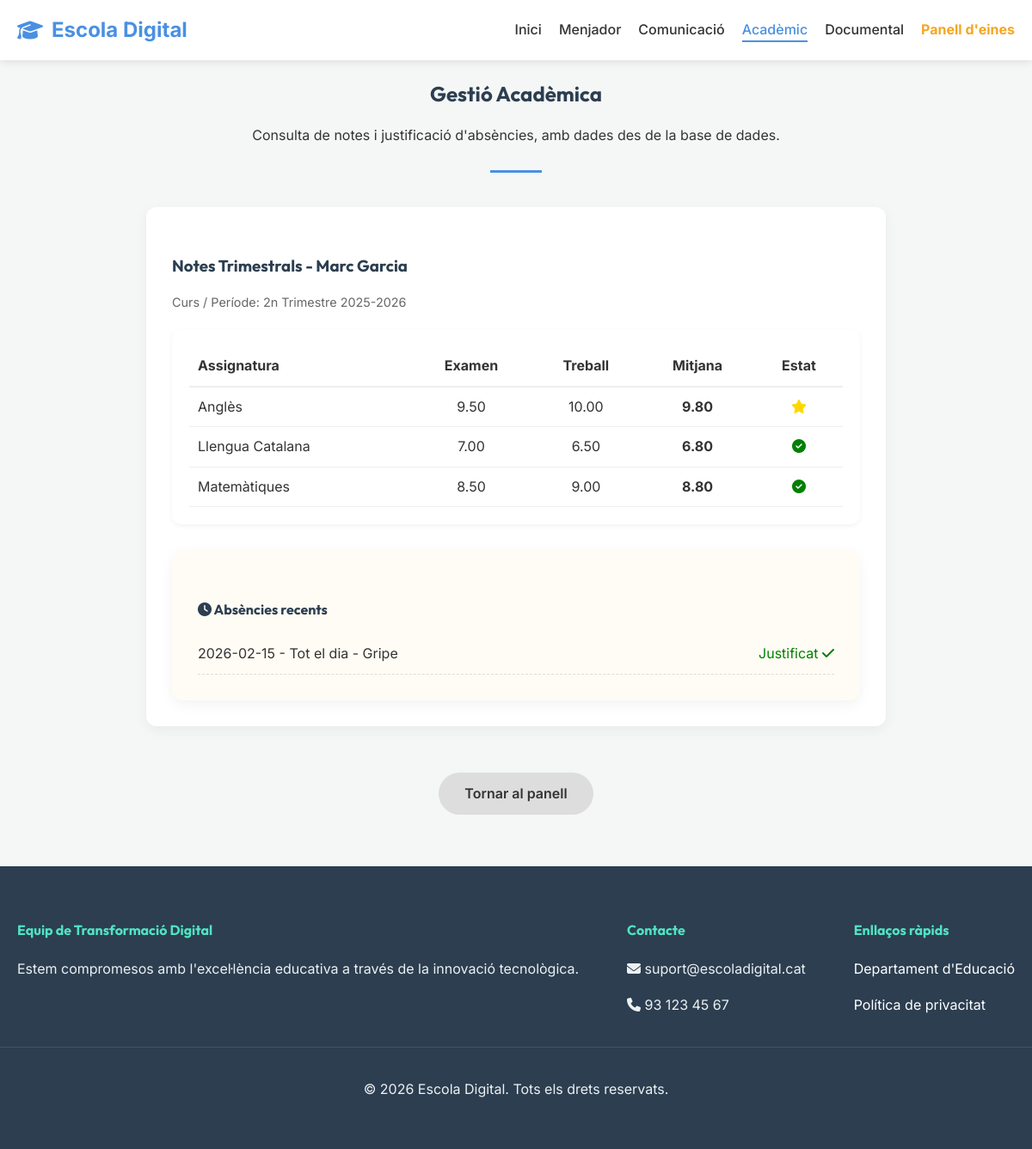
The app's page /index.php?page=demo_academic with its own data.
### tables this page shows
CREATE TABLE IF NOT EXISTS `grades` (
    `id` INT UNSIGNED AUTO_INCREMENT PRIMARY KEY,
    `student_id` INT UNSIGNED NOT NULL,
    `subject` VARCHAR(100) NOT NULL,
    `term` VARCHAR(50) NOT NULL,
    `exam_grade` DECIMAL(4,2) NOT NULL,
    `work_grade` DECIMAL(4,2) NOT NULL,
    `average_grade` DECIMAL(4,2) NOT NULL,
    `status` ENUM('aprovada','excel·lent','pendent') NOT NULL DEFAULT 'aprovada',
    CONSTRAINT `fk_grade_student` FOREIGN KEY (`student_id`) REFERENCES `students`(`id`) ON DELETE CASCADE
);

CREATE TABLE IF NOT EXISTS `absences` (
    `id` INT UNSIGNED AUTO_INCREMENT PRIMARY KEY,
    `student_id` INT UNSIGNED NOT NULL,
    `date` DATE NOT NULL,
    `full_day` TINYINT(1) NOT NULL DEFAULT 1,
    `reason` VARCHAR(255) DEFAULT NULL,
    `justified` TINYINT(1) NOT NULL DEFAULT 0,
    `justification_text` TEXT DEFAULT NULL,
    CONSTRAINT `fk_absence_student` FOREIGN KEY (`student_id`) REFERENCES `students`(`id`) ON DELETE CASCADE
);

### pages/demo_academic.php (the view, shortened to what this page needs)
<?php
$studentId = $pdo->query("SELECT id FROM students WHERE full_name = 'Marc Garcia' LIMIT 1")->fetchColumn();
$gradesStmt = $pdo->prepare(
    'SELECT subject, term, exam_grade, work_grade, average_grade, status
     FROM grades
     WHERE student_id = :student_id
     ORDER BY subject ASC'
);
$gradesStmt->execute([':student_id' => $studentId]);
$grades = $gradesStmt->fetchAll();
$absStmt = $pdo->prepare(
    'SELECT id, date, full_day, reason, justified, justification_text
     FROM absences
     WHERE student_id = :student_id
     ORDER BY date DESC
     LIMIT 10'
);
$absStmt->execute([':student_id' => $studentId]);
$absences = $absStmt->fetchAll();
?>
<div class="container section-title">
    <h2>Gestió Acadèmica</h2>
    <p>Consulta de notes i justificació d'absències, amb dades des de la base de dades.</p>
</div>
<div class="container">
    <div class="card" style="max-width: 800px; margin: 0 auto; overflow: hidden;">
        <h3>Notes Trimestrals - Marc Garcia</h3>
        <?php if (!empty($grades)): ?>
            <p style="color: #666; font-size: 0.9rem;">
                Curs / Període: <?= htmlspecialchars($grades[0]['term']) ?>
            </p>
        <?php endif; ?>
        <div style="background: white; border-radius: 10px; padding: 20px; box-shadow: 0 2px 5px rgba(0,0,0,0.05); margin-top: 20px;">
            <table style="width: 100%; border-collapse: collapse;">
                <thead>
                    <tr style="border-bottom: 2px solid #eee;">
                        <th style="text-align: left; padding: 10px;">Assignatura</th>
                        <th style="padding: 10px; text-align: center;">Examen</th>
                        <th style="padding: 10px; text-align: center;">Treball</th>
                        <th style="padding: 10px; text-align: center;">Mitjana</th>
                        <th style="padding: 10px; text-align: center;">Estat</th>
                    </tr>
                </thead>
                <tbody>
                    <?php foreach ($grades as $grade): ?>
                        <tr style="border-bottom: 1px solid #eee;">
                            <td style="padding: 10px;"><?= htmlspecialchars($grade['subject']) ?></td>
                            <td style="text-align: center;"><?= htmlspecialchars($grade['exam_grade']) ?></td>
                            <td style="text-align: center;"><?= htmlspecialchars($grade['work_grade']) ?></td>
                            <td style="text-align: center; font-weight: bold;"><?= htmlspecialchars($grade['average_grade']) ?></td>
                            <td style="text-align: center;">
                                <?php if ($grade['status'] === 'excel·lent'): ?>
                                    <i class="fa fa-star" style="color: gold;"></i>
                                <?php else: ?>
                                    <i class="fa fa-check-circle" style="color: green;"></i>
                                <?php endif; ?>
                            </td>
                        </tr>
                    <?php endforeach; ?>
                </tbody>
            </table>
        </div>
        <div class="card" style="margin-top: 30px; background: #fffcf5;">
            <h4><i class="fa fa-clock"></i> Absències recents</h4>
            <?php if (!$absences): ?>
                <p>No hi ha absències registrades.</p>
            <?php else: ?>
                <ul style="list-style: none; padding: 0; margin: 0;">
                    <?php foreach ($absences as $absence): ?>
                        <li style="padding: 10px 0; border-bottom: 1px dashed #ddd; display: flex; flex-direction: column; gap: 6px;">
                            <div style="display: flex; justify-content: space-between; flex-wrap: wrap; gap: 10px;">
                                <span>
                                    <?= htmlspecialchars($absence['date']) ?>
                                    - <?= $absence['full_day'] ? 'Tot el dia' : 'Parcial' ?>
                                    <?php if ($absence['reason']): ?>
                                        - <?= htmlspecialchars($absence['reason']) ?>
                                    <?php endif; ?>
                                </span>
                                <span style="<?= $absence['justified'] ? 'color: green;' : 'color: #e67e22;' ?>">
                                    <?php if ($absence['justified']): ?>
                                        Justificat <i class="fa fa-check"></i>
                                    <?php else: ?>
                                        Pendent de justificació
                                    <?php endif; ?>
                                </span>
                            </div>
                        </li>
                    <?php endforeach; ?>
                </ul>
            <?php endif; ?>
        </div>
    </div>
    <div class="text-center mt-4">
        <a href="index.php?page=demo" class="btn" style="background: #ddd; color: #333;">Tornar al panell</a>
    </div>
</div>

### includes/header.php (shortened to what this page needs)
<!DOCTYPE html>
<html lang="ca">
<head>
    <link rel="stylesheet" href="https://cdnjs.cloudflare.com/ajax/libs/font-awesome/6.4.0/css/all.min.css">
    <link rel="stylesheet" href="css/style.css">
</head>
<body>
    <header>
        <div class="container">
            <nav>
                <a href="index.php" class="logo">
                    <i class="fa-solid fa-graduation-cap"></i> Escola Digital
                </a>
                <ul class="nav-links">
                    <li><a href="index.php?page=home" class="<?php echo ($page === 'home') ? 'active' : ''; ?>">Inici</a></li>
                    <li><a href="index.php?page=demo_canteen" class="<?php echo ($page === 'demo_canteen') ? 'active' : ''; ?>">Menjador</a></li>
                    <li><a href="index.php?page=demo_comm" class="<?php echo ($page === 'demo_comm') ? 'active' : ''; ?>">Comunicació</a></li>
                    <li><a href="index.php?page=demo_academic" class="<?php echo ($page === 'demo_academic') ? 'active' : ''; ?>">Acadèmic</a></li>
                    <li><a href="index.php?page=demo_docs" class="<?php echo ($page === 'demo_docs') ? 'active' : ''; ?>">Documental</a></li>
                    <li><a href="index.php?page=demo" class="<?php echo ($page === 'demo') ? 'active' : ''; ?>" style="color: var(--accent-color); font-weight: 700;">Panell d'eines</a></li>
                </ul>
            </nav>
        </div>
    </header>

### index.php (shortened to what this page needs)
<?php
$page = isset($_GET['page']) ? $_GET['page'] : 'home';
require_once 'includes/header.php';
?>
<main>
    <?php
    $file = "pages/{$page}.php";
    if (file_exists($file)) {
        include $file;
    } else {
        echo "<div class='container section-title'><h2>Pàgina no trobada</h2><p>Estem treballant en aquesta secció...</p></div>";
    }
    ?>
</main>
<?php
require_once 'includes/footer.php';
?>

### includes/footer.php
    <footer>
        <div class="container footer-content">
            <div class="footer-section">
                <h4>Equip de Transformació Digital</h4>
                <p>Estem compromesos amb l'excel·lència educativa a través de la innovació tecnològica.</p>
            </div>
            <div class="footer-section">
                <h4>Contacte</h4>
                <p><i class="fa fa-envelope"></i> suport@escoladigital.cat</p>
                <p><i class="fa fa-phone"></i> 93 123 45 67</p>
            </div>
            <div class="footer-section">
                <h4>Enllaços ràpids</h4>
                <p><a href="http://www.educacio.gencat.cat" style="color:white; text-decoration:none;">Departament d'Educació</a></p>
                <p><a href="#" style="color:white; text-decoration:none;">Política de privacitat</a></p>
            </div>
        </div>
        <div class="footer-bottom">
            <p>&copy; 2026 Escola Digital. Tots els drets reservats.</p>
        </div>
    </footer>
</body>
</html>

### css/style.css (style rules this page uses)
:root { --primary-color: #4a90e2; --secondary-color: #50e3c2; --accent-color: #f5a623; --background-color: #f4f7f6; --text-color: #333; --header-bg: #fff; --card-bg: #fff; --font-heading: 'Outfit', sans-serif; --font-body: 'Inter', sans-serif; --transition: all 0.3s ease; }
body { font-family: var(--font-body); background-color: var(--background-color); color: var(--text-color); margin: 0; padding: 0; line-height: 1.6; }
h1, h2, h3, h4, h5, h6 { font-family: var(--font-heading); color: #2c3e50; margin-bottom: 1rem; }
.container { max-width: 1200px; margin: 0 auto; padding: 0 20px; }
header { background-color: var(--header-bg); box-shadow: 0 2px 10px rgba(0, 0, 0, 0.1); position: sticky; top: 0; z-index: 1000; }
nav { display: flex; justify-content: space-between; align-items: center; padding: 1rem 0; }
.logo { font-size: 1.5rem; font-weight: 700; color: var(--primary-color); text-decoration: none; display: flex; align-items: center; gap: 10px; }
.nav-links { list-style: none; display: flex; gap: 20px; margin: 0; padding: 0; }
.nav-links li a { text-decoration: none; color: var(--text-color); font-weight: 500; position: relative; transition: var(--transition); }
.nav-links li a:hover, .nav-links li a.active { color: var(--primary-color); }
.nav-links li a::after { content: ''; position: absolute; width: 0; height: 2px; bottom: -5px; left: 0; background-color: var(--primary-color); transition: var(--transition); }
.nav-links li a:hover::after, .nav-links li a.active::after { width: 100%; }
.btn { display: inline-block; padding: 12px 30px; background-color: #fff; color: var(--primary-color); text-decoration: none; border-radius: 30px; font-weight: 600; margin-top: 30px; transition: var(--transition); border: none; cursor: pointer; }
.section-title { text-align: center; margin-bottom: 40px; position: relative; padding-bottom: 15px; }
.section-title::after { content: ''; position: absolute; bottom: 0; left: 50%; transform: translateX(-50%); width: 60px; height: 3px; background-color: var(--primary-color); }
.card { background-color: var(--card-bg); border-radius: 12px; padding: 30px; box-shadow: 0 5px 15px rgba(0, 0, 0, 0.05); transition: var(--transition); border-top: 5px solid transparent; }
.card h3 { margin-bottom: 15px; }
footer { background-color: #2c3e50; color: #ecf0f1; padding: 40px 0; margin-top: 60px; }
.footer-content { display: flex; justify-content: space-between; flex-wrap: wrap; gap: 20px; }
.footer-section h4 { color: var(--secondary-color); margin-bottom: 20px; }
.footer-bottom { text-align: center; padding-top: 20px; margin-top: 20px; border-top: 1px solid rgba(255, 255, 255, 0.1); }
.text-center { text-align: center; }
.mt-4 { margin-top: 1.5rem; }
.card { animation: fadeInUp 0.6s ease-out forwards; }

### records on screen
grades: term "2n Trimestre 2025-2026", subject "Anglès", exam_grade "9.50", work_grade "10.00", average_grade "9.80", status "excel·lent" (drawn)
grades: subject "Llengua Catalana", exam_grade "7.00", work_grade "6.50", average_grade "6.80", status "aprovada" (drawn)
grades: subject "Matemàtiques", exam_grade "8.50", work_grade "9.00", average_grade "8.80", status "aprovada" (drawn)
absences: date "2026-02-15", full_day "Tot el dia", reason "Gripe", justified "Justificat"
